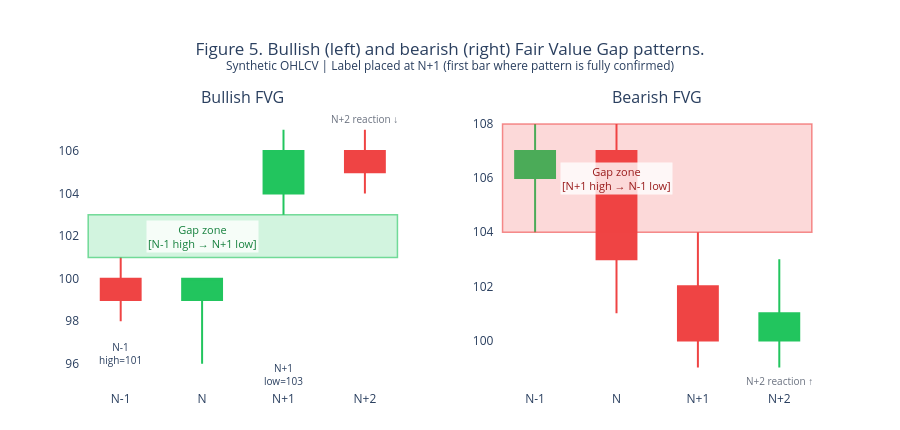

Notebook code cell kept with this figure:
### Markdown cell above
### What is an FVG?

Think of a queue at a ticket counter. Under normal conditions everyone gets served in turn and no gap forms. When a very large group pushes through all at once, they skip several spots and leave a gap the queue tries to fill later. An FVG is the same idea: a strong impulse candle moves so fast it skips a price range entirely, leaving an area where no normal two-sided trading occurred. That skipped range is the gap zone, and SMC traders expect price to return to it.

The 3-candle structure is:

- **Candle N-1**, the setup bar: its **high** (bullish) or **low** (bearish) defines one edge of the gap
- **Candle N**, the impulse candle: a strong directional move
- **Candle N+1**, the confirmation candle: its range does not overlap candle N-1's range

Bullish FVG condition: `high[N-1] < low[N+1]`, the gap zone is [N-1 high, N+1 low].

Bearish FVG condition: `low[N-1] > high[N+1]`, the gap zone is [N+1 high, N-1 low].

Geometrically the pattern is complete at N+1. That is the raw (basic) FVG, and Figure 5 shows it below.

#### What this project actually trains on, ValidFVG

The raw geometric rule fires on roughly 25% of all bars. Most are not meaningful trade setups. This project trains on a stricter label: the **ValidFVGLabeller**, which requires all six criteria to be met:

| # | Criterion | Description |
|---|-----------|-------------|
| 1 | Geometric gap | Basic 3-candle condition above |
| 2 | Reaction candle | Candle N+2 closes back into the gap zone |
| 3 | S/R confluence | A pivot high/low sits within the ATR-expanded zone (optional) |
| 4 | Priority labelling | All passing candidates are labelled; no elimination |
| 5 | Gann box position | FVG sits in the correct quadrant relative to the 50-bar swing midpoint |
| 6 | Break of Structure | A directional BOS occurred within the past 50 bars before candle N |

Because criterion 2 requires candle N+2 to have closed, the **ValidFVG label sits at N+2**, not N+1. Placing it at N+1 would require knowing N+2's close in advance, which is lookahead leakage. The ValidFVG label fires on roughly 3% of bars, an 8× reduction from the raw geometric rate.

Figure 5 below shows the basic 3-candle geometry. Section 3 (data) covers the full 6-criteria implementation.

### Code cell
"""
Figure 5 — Annotated FVG diagrams (bullish + bearish).
Synthetic OHLCV data — illustrates the 3-candle pattern.
"""

import plotly.graph_objects as go
from plotly.subplots import make_subplots
import numpy as np

fig = make_subplots(
    rows=1, cols=2,
    subplot_titles=["Bullish FVG", "Bearish FVG"],
    horizontal_spacing=0.12,
)

# ------ BULLISH FVG ------
# N-1: down candle, N: big impulse up, N+1: gap confirmation, N+2: reaction
b_opens  = [100, 99, 104, 106]
b_highs  = [101, 100, 107, 107]
b_lows   = [98,  96, 103, 104]
b_closes = [99, 100, 106, 105]
x_labels = ["N-1", "N", "N+1", "N+2"]

for i, (o, h, l, c, lbl) in enumerate(zip(b_opens, b_highs, b_lows, b_closes, x_labels)):
    color = "#ef4444" if c < o else "#22c55e"
    fig.add_trace(go.Candlestick(
        x=[lbl], open=[o], high=[h], low=[l], close=[c],
        increasing_line_color="#22c55e", decreasing_line_color="#ef4444",
        increasing_fillcolor="#22c55e", decreasing_fillcolor="#ef4444",
        showlegend=False, name=lbl,
    ), row=1, col=1)

# Gap zone = N-1 high (101) to N+1 low (103)
fig.add_shape(
    type="rect", x0=-0.4, x1=3.4, y0=101, y1=103,
    fillcolor="rgba(34,197,94,0.2)", line_color="rgba(34,197,94,0.6)", line_width=1.5,
    row=1, col=1,
)
fig.add_annotation(x="N", y=102, text="Gap zone<br>[N-1 high → N+1 low]",
                   font=dict(size=11, color="#15803d"), showarrow=False,
                   bgcolor="rgba(255,255,255,0.8)", row=1, col=1)
fig.add_annotation(x="N-1", y=96.5, text="N-1<br>high=101", font=dict(size=10), showarrow=False, row=1, col=1)
fig.add_annotation(x="N+1", y=95.5, text="N+1<br>low=103", font=dict(size=10), showarrow=False, row=1, col=1)
fig.add_annotation(x="N+2", y=107.5, text="N+2\nreaction ↓", font=dict(size=10, color="#6b7280"), showarrow=False, row=1, col=1)

# ------ BEARISH FVG ------
# N-1: up candle, N: impulse down, N+1: gap confirmation, N+2: reaction up
r_opens  = [106, 107, 102, 100]
r_highs  = [108, 108, 104, 103]
r_lows   = [104, 101, 99,  99]
r_closes = [107, 103, 100, 101]

for i, (o, h, l, c, lbl) in enumerate(zip(r_opens, r_highs, r_lows, r_closes, x_labels)):
    fig.add_trace(go.Candlestick(
        x=[lbl], open=[o], high=[h], low=[l], close=[c],
        increasing_line_color="#22c55e", decreasing_line_color="#ef4444",
        increasing_fillcolor="#22c55e", decreasing_fillcolor="#ef4444",
        showlegend=False, name=lbl,
    ), row=1, col=2)

# Gap zone = N+1 high (104) to N-1 low (104) → use 104 to 108
fig.add_shape(
    type="rect", x0=-0.4, x1=3.4, y0=104, y1=108,
    fillcolor="rgba(239,68,68,0.2)", line_color="rgba(239,68,68,0.6)", line_width=1.5,
    row=1, col=2,
)
fig.add_annotation(x="N", y=106, text="Gap zone<br>[N+1 high → N-1 low]",
                   font=dict(size=11, color="#991b1b"), showarrow=False,
                   bgcolor="rgba(255,255,255,0.8)", row=1, col=2)
fig.add_annotation(x="N+2", y=98.5, text="N+2\nreaction ↑", font=dict(size=10, color="#6b7280"), showarrow=False, row=1, col=2)

fig.update_layout(
    title={
        "text": ("Figure 5. Bullish (left) and bearish (right) Fair Value Gap patterns.<br>"
                 "<sup>Synthetic OHLCV | Label placed at N+1 (first bar where pattern is fully confirmed)</sup>"),
        "x": 0.5, "xanchor": "center",
    },
    plot_bgcolor="white",
    paper_bgcolor="white",
    height=430,
    font=dict(size=12),
    margin=dict(t=110, b=40),
    xaxis=dict(showgrid=False),
    xaxis2=dict(showgrid=False),
    yaxis=dict(showgrid=False),
    yaxis2=dict(showgrid=False),
)
# Hide range slider
for axis in ["xaxis", "xaxis2"]:
    fig.update_layout(**{f"{axis}_rangeslider_visible": False})

# fig.write_html("../reports/figure05_fvg_diagram.html")  # removed: individual figure exports disabled
fig.show()
# print("Saved: reports/figure05_fvg_diagram.html")

### Figure 1 — Plotly figure (JSON) as saved in the notebook; plotly's stock layout.template omitted (floating-point values rounded to 4 significant figures)
{"data": [{"close": [99], "decreasing": {"fillcolor": "#ef4444", "line": {"color": "#ef4444"}}, "high": [101], "increasing": {"fillcolor": "#22c55e", "line": {"color": "#22c55e"}}, "low": [98], "name": "N-1", "open": [100], "showlegend": false, "type": "candlestick", "x": ["N-1"], "xaxis": "x", "yaxis": "y"}, {"close": [100], "decreasing": {"fillcolor": "#ef4444", "line": {"color": "#ef4444"}}, "high": [100], "increasing": {"fillcolor": "#22c55e", "line": {"color": "#22c55e"}}, "low": [96], "name": "N", "open": [99], "showlegend": false, "type": "candlestick", "x": ["N"], "xaxis": "x", "yaxis": "y"}, {"close": [106], "decreasing": {"fillcolor": "#ef4444", "line": {"color": "#ef4444"}}, "high": [107], "increasing": {"fillcolor": "#22c55e", "line": {"color": "#22c55e"}}, "low": [103], "name": "N+1", "open": [104], "showlegend": false, "type": "candlestick", "x": ["N+1"], "xaxis": "x", "yaxis": "y"}, {"close": [105], "decreasing": {"fillcolor": "#ef4444", "line": {"color": "#ef4444"}}, "high": [107], "increasing": {"fillcolor": "#22c55e", "line": {"color": "#22c55e"}}, "low": [104], "name": "N+2", "open": [106], "showlegend": false, "type": "candlestick", "x": ["N+2"], "xaxis": "x", "yaxis": "y"}, {"close": [107], "decreasing": {"fillcolor": "#ef4444", "line": {"color": "#ef4444"}}, "high": [108], "increasing": {"fillcolor": "#22c55e", "line": {"color": "#22c55e"}}, "low": [104], "name": "N-1", "open": [106], "showlegend": false, "type": "candlestick", "x": ["N-1"], "xaxis": "x2", "yaxis": "y2"}, {"close": [103], "decreasing": {"fillcolor": "#ef4444", "line": {"color": "#ef4444"}}, "high": [108], "increasing": {"fillcolor": "#22c55e", "line": {"color": "#22c55e"}}, "low": [101], "name": "N", "open": [107], "showlegend": false, "type": "candlestick", "x": ["N"], "xaxis": "x2", "yaxis": "y2"}, {"close": [100], "decreasing": {"fillcolor": "#ef4444", "line": {"color": "#ef4444"}}, "high": [104], "increasing": {"fillcolor": "#22c55e", "line": {"color": "#22c55e"}}, "low": [99], "name": "N+1", "open": [102], "showlegend": false, "type": "candlestick", "x": ["N+1"], "xaxis": "x2", "yaxis": "y2"}, {"close": [101], "decreasing": {"fillcolor": "#ef4444", "line": {"color": "#ef4444"}}, "high": [103], "increasing": {"fillcolor": "#22c55e", "line": {"color": "#22c55e"}}, "low": [99], "name": "N+2", "open": [100], "showlegend": false, "type": "candlestick", "x": ["N+2"], "xaxis": "x2", "yaxis": "y2"}], "layout": {"annotations": [{"font": {"size": 16}, "showarrow": false, "text": "Bullish FVG", "x": 0.22, "xanchor": "center", "xref": "paper", "y": 1.0, "yanchor": "bottom", "yref": "paper"}, {"font": {"size": 16}, "showarrow": false, "text": "Bearish FVG", "x": 0.78, "xanchor": "center", "xref": "paper", "y": 1.0, "yanchor": "bottom", "yref": "paper"}, {"bgcolor": "rgba(255,255,255,0.8)", "font": {"color": "#15803d", "size": 11}, "showarrow": false, "text": "Gap zone<br>[N-1 high → N+1 low]", "x": "N", "xref": "x", "y": 102, "yref": "y"}, {"font": {"size": 10}, "showarrow": false, "text": "N-1<br>high=101", "x": "N-1", "xref": "x", "y": 96.5, "yref": "y"}, {"font": {"size": 10}, "showarrow": false, "text": "N+1<br>low=103", "x": "N+1", "xref": "x", "y": 95.5, "yref": "y"}, {"font": {"color": "#6b7280", "size": 10}, "showarrow": false, "text": "N+2\nreaction ↓", "x": "N+2", "xref": "x", "y": 107.5, "yref": "y"}, {"bgcolor": "rgba(255,255,255,0.8)", "font": {"color": "#991b1b", "size": 11}, "showarrow": false, "text": "Gap zone<br>[N+1 high → N-1 low]", "x": "N", "xref": "x2", "y": 106, "yref": "y2"}, {"font": {"color": "#6b7280", "size": 10}, "showarrow": false, "text": "N+2\nreaction ↑", "x": "N+2", "xref": "x2", "y": 98.5, "yref": "y2"}], "font": {"size": 12}, "height": 430, "margin": {"b": 40, "t": 110}, "paper_bgcolor": "white", "plot_bgcolor": "white", "shapes": [{"fillcolor": "rgba(34,197,94,0.2)", "line": {"color": "rgba(34,197,94,0.6)", "width": 1.5}, "type": "rect", "x0": -0.4, "x1": 3.4, "xref": "x", "y0": 101, "y1": 103, "yref": "y"}, {"fillcolor": "rgba(239,68,68,0.2)", "line": {"color": "rgba(239,68,68,0.6)", "width": 1.5}, "type": "rect", "x0": -0.4, "x1": 3.4, "xref": "x2", "y0": 104, "y1": 108, "yref": "y2"}], "title": {"text": "Figure 5. Bullish (left) and bearish (right) Fair Value Gap patterns.<br><sup>Synthetic OHLCV | Label placed at N+1 (first bar where pattern is fully confirmed)</sup>", "x": 0.5, "xanchor": "center"}, "xaxis": {"anchor": "y", "domain": [0.0, 0.44], "rangeslider": {"visible": false}, "showgrid": false}, "xaxis2": {"anchor": "y2", "domain": [0.56, 1.0], "rangeslider": {"visible": false}, "showgrid": false}, "yaxis": {"anchor": "x", "domain": [0.0, 1.0], "showgrid": false}, "yaxis2": {"anchor": "x2", "domain": [0.0, 1.0], "showgrid": false}}}
